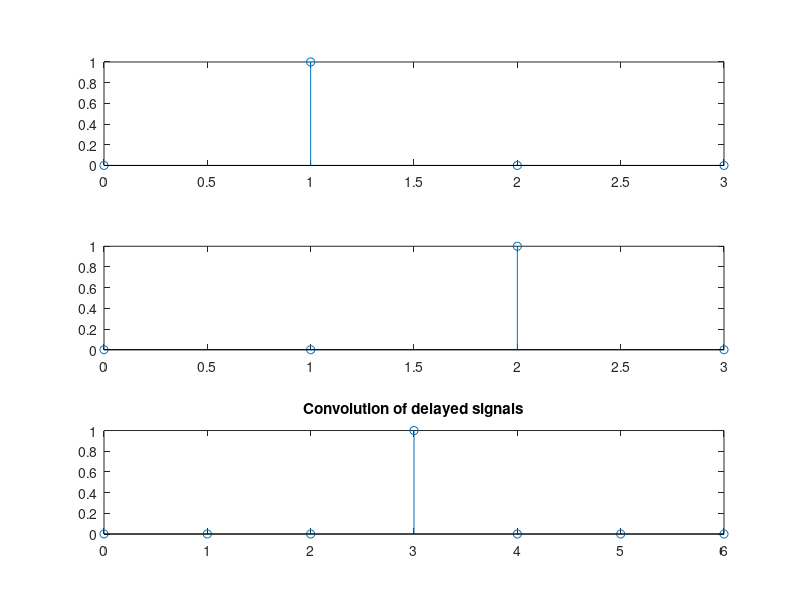

Write the MATLAB code that produced this figure.
t = 0:1:3
s  = 0:1:6
f1 = t==1
f2 = t ==2
subplot(3,1,1)
stem(t,f1)
subplot(3,1,2)
stem(t,f2)
subplot(3,1,3)
stem(s, conv(f1,f2))
title('Convolution of delayed signals')